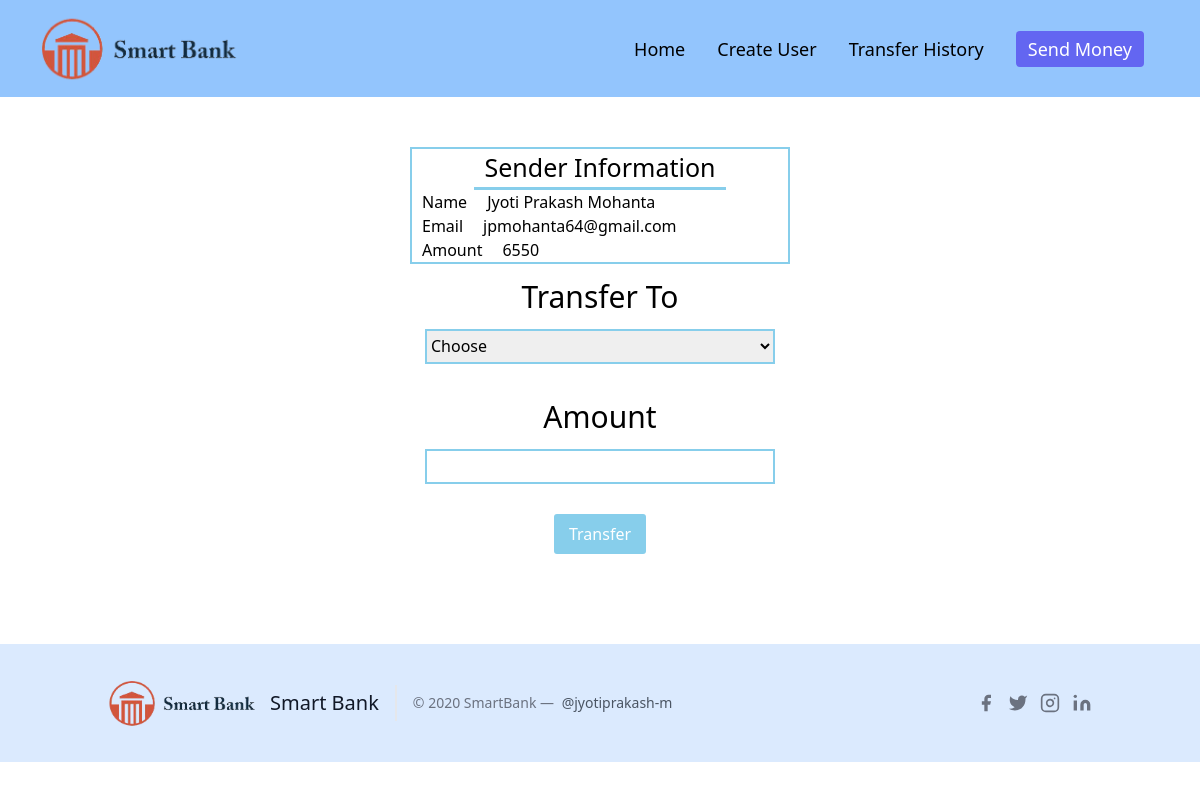
The page /transaction.php?id=1 on the database its author committed.
### tables this page shows
CREATE TABLE `users` (
  `id` int(11) NOT NULL,
  `name` varchar(255) NOT NULL,
  `email` varchar(255) NOT NULL,
  `amount` int(11) NOT NULL
);

### transaction.php (the view, shortened to what this page needs)
<!DOCTYPE html>
<html lang="en">
<head>
    <link rel="stylesheet" href="./css/style.css">
</head>
<body>
    <?php include "navbar.php" ?>
    <form action="" method="post">
        <div class="sender-info">
            <?php
            include 'connection.php';
            $senderId = $_GET['id'];
            $selectSenderQuery = "SELECT * FROM  users where id=$senderId";
            $result = mysqli_query($conn, $selectSenderQuery);
            $rows = mysqli_fetch_assoc($result);
            ?>
            <div class="user-info">
                <h1 class="heading-user">Sender Information</h1>
                <div class="info">
                    <div>
                        <p>Name</p>
                    </div>
                    <div>
                        <p><?php echo $rows['name'] ?></p>
                    </div>
                </div>
                <div class="info">
                    <div>
                        <p>Email</p>
                    </div>
                    <div>
                        <p><?php echo $rows['email'] ?></p>
                    </div>
                </div>
                <div class="info">
                    <div>
                        <p>Amount</p>
                    </div>
                    <div>
                        <p><?php echo $rows['amount'] ?></p>
                    </div>
                </div>
            </div>
        </div>
        <div class="receiver-info">
            <div class="receiver">
                <h1 class="trans-heading">Transfer To</h1>
                <div class="selectInput-section">
                    <select name="to" class="select-sender" required>
                        <option value="" disabled selected>Choose</option>
                    </select>
                </div>
            </div>
            <div class="amount">
                <h1 class="trans-heading">Amount</h1>
                <div class="amountInput-section">
                    <input type="number" name="amount" id="" required>
                </div>
            </div>
            <div class="submit">
                <input class="submit-btn" type="submit" value="Transfer" name="submit">
            </div>
        </div>
    </form>
    <?php include "footer.php" ?>
</body>
</html>

### css/style.css (style rules this page uses)
* { margin: 0; padding: 0; }
body { overflow-x: hidden; background-size: cover; }
input { outline: none; }
input[type="submit"] { background-color: skyblue; padding: 8px 15px; border-radius: 3px; color: white; }
.sender-info { display: flex; justify-content: center; align-items: center; margin-top: 50px; }
.heading-user { font-size: 25px; padding: 0px 10px;border-bottom: 3px solid skyblue; }
.user-info { display: flex; justify-content: center; align-items: center; flex-direction: column; border: 2px solid skyblue; max-width: 500px; min-width:380px; }
.info { width: 100%; display: flex; flex-direction: row; }
.info div { margin: 0px 10px; }
.receiver-info { display: flex; flex-wrap: wrap; align-items: center; justify-content: center; flex-direction: column; }
.receiver-info div { margin: 10px 0; }
.trans-heading { font-size: 30px; text-align: center; }
.receiver { width: 100%; display: flex; flex-wrap: wrap; align-items: center; justify-content: center; flex-direction: column; }
.receiver select { border: 2px solid skyblue; width: 350px; height: 35px; }
.amount { width: 100%; display: flex; flex-wrap: wrap; align-items: center; justify-content: center; flex-direction: column; }
.amount input { border: 2px solid skyblue; width: 350px; height: 35px; }
.submit-btn { cursor: pointer; }

### rows shown on the page
users: name "Jyoti Prakash Mohanta", email "jpmohanta64@gmail.com", amount "6550"
